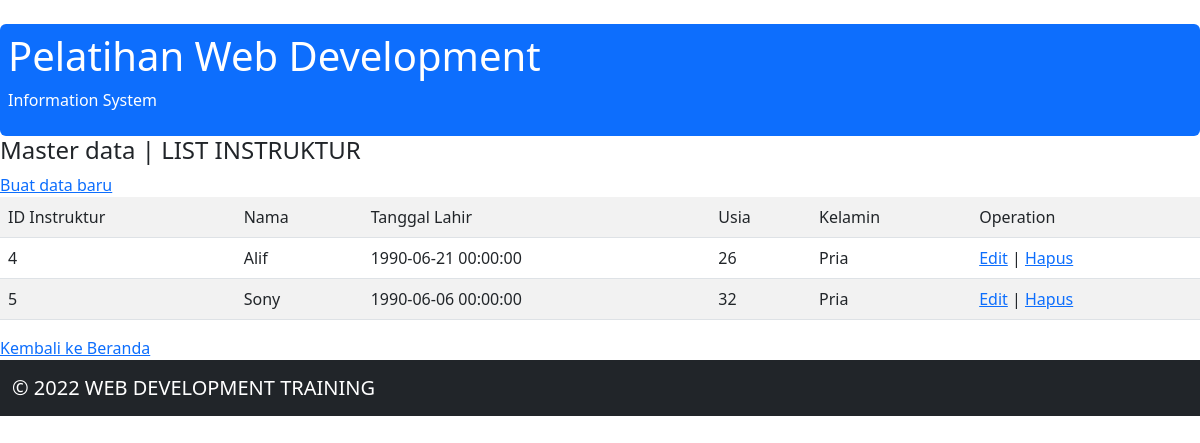
/pelatihan/masterdata/list_instruktur.php, run on the app's committed database.
### tables this page shows
CREATE TABLE `instruktur` (
  `id` int(11) NOT NULL,
  `nama` varchar(50) NOT NULL,
  `tanggalLahir` datetime NOT NULL,
  `usia` int(11) NOT NULL,
  `kelamin` varchar(6) DEFAULT NULL,
  `isMenikah` tinyint(1) DEFAULT NULL
);

### pelatihan/masterdata/list_instruktur.php (the view, shortened to what this page needs)
<!DOCTYPE html>
<html>
	<head>
		<link rel="stylesheet" type="text/css" href="../style/bootstrap-5.2.0-beta1-dist/css/bootstrap.min.css">
	</head>
	<body>
		<?php include '../shared/header.php'; ?>
		<h4>Master data | LIST INSTRUKTUR</h4>
		<table class="table table-striped">
			<a href="instruktur_baru.php">Buat data baru</a>
			<tr>
				<td>ID Instruktur</td>
				<td>Nama</td>
				<td>Tanggal Lahir</td>
				<td>Usia</td>
				<td>Kelamin</td>
				<td>Operation</td>
			</tr>
			<?php
				include '../data/koneksi.php';
				$strQuery = "SELECT * FROM instruktur";
				$query = mysqli_query($conPelatihan, $strQuery) or die(mysqli_error());
				while ($data = mysqli_fetch_array($query)) {
				$id = $data["id"];
				$nama = $data["nama"];
				$tanggalLahir = $data["tanggalLahir"];
				$usia = $data["usia"];
				$kelamin = $data["kelamin"];
			?>
			<tr>
				<td><?php echo $id; ?></td>
				<td><?php echo $nama; ?></td>
				<td><?php echo $tanggalLahir; ?></td>
				<td><?php echo $usia; ?></td>
				<td><?php echo $kelamin; ?></td>
				<td>
					<a href="instruktur_edit.php?id= <?php echo $id; ?>">Edit</a> |
					<a href="instruktur_delete.php?id= <?php echo $id; ?>" onclick="return confirm('Yakin mau hapus <?php echo $nama; ?> ?')">
						Hapus
					</a>
				</td>
			</tr>
			<?php } ?>
		</table>
		<a href="..">Kembali ke Beranda</a>
		<?php include '../shared/footer.php'; ?>
	</body>
</html>

### data on the page
instruktur: id "4", nama "Alif", tanggalLahir "1990-06-21 00:00:00", usia "26", kelamin "Pria"
instruktur: id "5", nama "Sony", tanggalLahir "1990-06-06 00:00:00", usia "32", kelamin "Pria"
